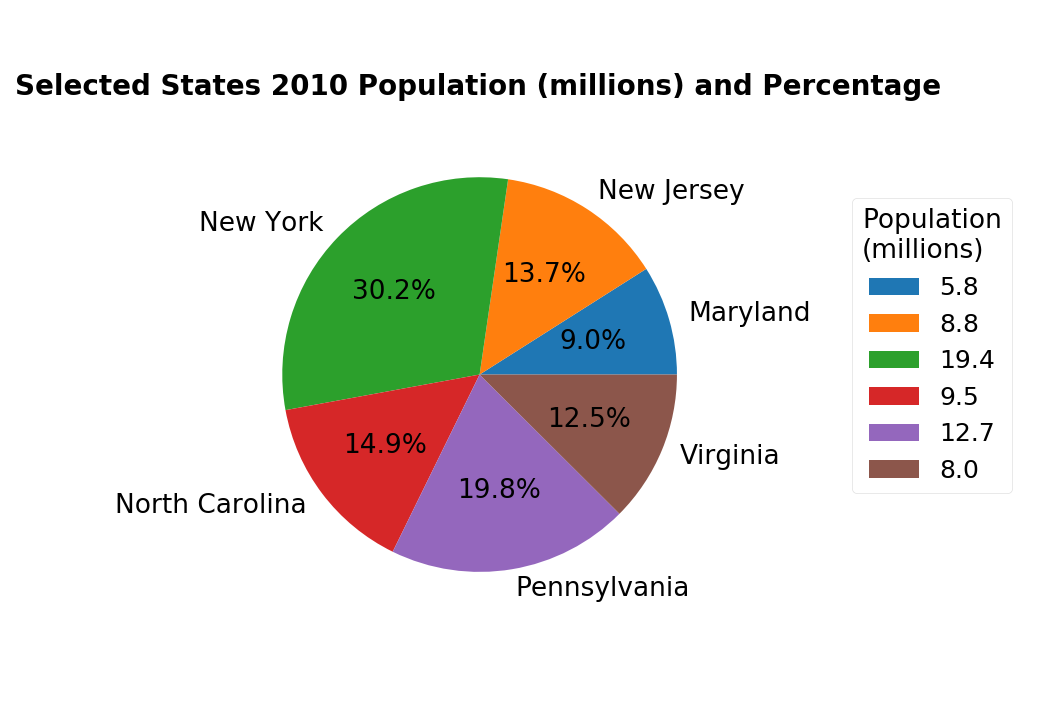

This figure's Python source:
# This script creates a pie chart using (a subset of) 'census_data.csv'.

# A description of 'census_data.csv' can be found in 'census_data_scrape_and_process.R'.
# To avoid an overwhelming plot, I will be using a subset of 'census_data.csv' consisting of
# observations for 6 states (North Carolina, Maryland, New Jersey, Pennsylvania, Virginia, 
# and New York) in 2010.

# Import modules.
import os
import pandas as pd
import matplotlib.pyplot as plt
from matplotlib import style

# Set style.
style.use('seaborn-talk')

# Set working directory.
# This obviously needs to be changed depending on the computer being used.
os.chdir('D:\\Users\\JBansal\\Documents\\GitHub\\visualizations')

# Load data.
census_data = pd.read_csv('census_data.csv',
                          encoding = 'latin-1')

# SUBSET/PROCESS DATA.

# Specify states of interest.
states = ['North Carolina', 'Maryland', 'New Jersey', 'Pennsylvania', 'Virginia', 'New York']

# Create data subset (specified above).
census_subset = census_data[census_data['Name'].isin(states)][['Name', '2010']]

# Divide '2010' population value by 1000000 for easier graph viewing.
census_subset['2010']= census_subset['2010'] / 1000000

# PLOT DATA.

# Create figure and subplot.
fig = plt.figure()
ax1 = fig.add_subplot(1, 1, 1)

# Specify pie chart labels.
labels = census_subset['Name']

# Specify pie chart slice sizes.
sizes = census_subset['2010']

# Add pie chart data.
one, two, three = ax1.pie(sizes,
        labels = labels,
        autopct = '%1.1f%%')

# Set state label font size.
two[0].set_fontsize(19)
two[1].set_fontsize(19)
two[2].set_fontsize(19)
two[3].set_fontsize(19)
two[4].set_fontsize(19)
two[5].set_fontsize(19)

# Set percentage label font size.
three[0].set_fontsize(19)
three[1].set_fontsize(19)
three[2].set_fontsize(19)
three[3].set_fontsize(19)
three[4].set_fontsize(19)
three[5].set_fontsize(19)

# Remove weird default pie chart tilt.
plt.axis('equal')

# Adjust plot title spacing.
ax1.title.set_position([0.5, 0.9])

# Set plot titles.
plt.title('Selected States 2010 Population (millions) and Percentage',
          fontweight = 'bold',
          fontsize = 20)

# Adjust plot margins.
plt.subplots_adjust(left = 0.25,
                    bottom = 0.0,
                    right = 0.67,
                    top = 0.95)

# Add legend.
legend = plt.legend(title = 'Population\n(millions)',
           labels = census_subset['2010'].round(1),
           fontsize = 18,
           bbox_to_anchor = (1.75, 0.78))
plt.setp(legend.get_title(), fontsize = 19)

# Show plot.
plt.show()
